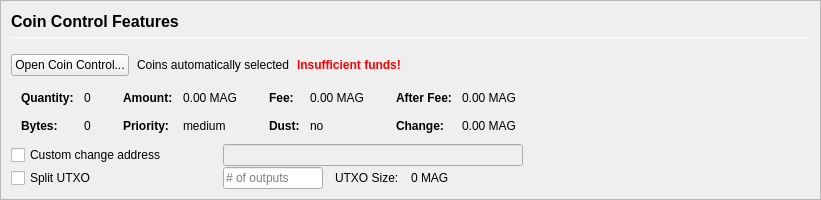
         <widget class="QFrame" name="frameCoinControl">
          <property name="sizePolicy">
           <sizepolicy hsizetype="Expanding" vsizetype="Expanding">
            <horstretch>0</horstretch>
            <verstretch>0</verstretch>
           </sizepolicy>
          </property>
          <property name="maximumSize">
           <size>
            <width>16777215</width>
            <height>16777215</height>
           </size>
          </property>
          <property name="frameShape">
           <enum>QFrame::StyledPanel</enum>
          </property>
          <property name="frameShadow">
           <enum>QFrame::Sunken</enum>
          </property>
          <layout class="QVBoxLayout" name="verticalLayoutCoinControl2">
           <property name="spacing">
            <number>0</number>
           </property>
           <property name="leftMargin">
            <number>0</number>
           </property>
           <property name="topMargin">
            <number>0</number>
           </property>
           <property name="rightMargin">
            <number>0</number>
           </property>
           <property name="bottomMargin">
            <number>0</number>
           </property>
           <item>
            <widget class="QFrame" name="frameCoinControl_BG">
             <layout class="QVBoxLayout" name="verticalLayoutCoinControl" stretch="0,0,0,0,0,0">
              <property name="spacing">
               <number>1</number>
              </property>
              <property name="leftMargin">
               <number>10</number>
              </property>
              <property name="topMargin">
               <number>10</number>
              </property>
              <item>
               <layout class="QHBoxLayout" name="horizontalLayoutCoinControl1">
                <property name="bottomMargin">
                 <number>15</number>
                </property>
                <item>
                 <layout class="QVBoxLayout" name="verticalLayout_3">
                  <property name="spacing">
                   <number>6</number>
                  </property>
                  <item>
                   <widget class="QLabel" name="labelCoinControlFeatures">
                    <property name="sizePolicy">
                     <sizepolicy hsizetype="Preferred" vsizetype="Maximum">
                      <horstretch>0</horstretch>
                      <verstretch>0</verstretch>
                     </sizepolicy>
                    </property>
                    <property name="minimumSize">
                     <size>
                      <width>0</width>
                      <height>20</height>
                     </size>
                    </property>
                    <property name="font">
                     <font>
                      <pointsize>12</pointsize>
                      <weight>75</weight>
                      <bold>true</bold>
                     </font>
                    </property>
                    <property name="styleSheet">
                     <string notr="true">font-weight:bold;</string>
                    </property>
                    <property name="text">
                     <string>Coin Control Features</string>
                    </property>
                   </widget>
                  </item>
                  <item>
                   <widget class="Line" name="line">
                    <property name="minimumSize">
                     <size>
                      <width>0</width>
                      <height>1</height>
                     </size>
                    </property>
                    <property name="maximumSize">
                     <size>
                      <width>16777215</width>
                      <height>1</height>
                     </size>
                    </property>
                    <property name="orientation">
                     <enum>Qt::Horizontal</enum>
                    </property>
                   </widget>
                  </item>
                 </layout>
                </item>
               </layout>
              </item>
              <item>
               <layout class="QHBoxLayout" name="horizontalLayoutCoinControl2" stretch="0,0,0,0">
                <property name="spacing">
                 <number>8</number>
                </property>
                <property name="bottomMargin">
                 <number>10</number>
                </property>
                <item>
                 <widget class="QPushButton" name="pushButtonCoinControl">
                  <property name="styleSheet">
                   <string notr="true"/>
                  </property>
                  <property name="text">
                   <string>Open Coin Control...</string>
                  </property>
                  <property name="autoDefault">
                   <bool>false</bool>
                  </property>
                 </widget>
                </item>
                <item>
                 <widget class="QLabel" name="labelCoinControlAutomaticallySelected">
                  <property name="text">
                   <string>Coins automatically selected</string>
                  </property>
                  <property name="margin">
                   <number>5</number>
                  </property>
                 </widget>
                </item>
                <item>
                 <widget class="QLabel" name="labelCoinControlInsuffFunds">
                  <property name="font">
                   <font>
                    <weight>75</weight>
                    <bold>true</bold>
                   </font>
                  </property>
                  <property name="styleSheet">
                   <string notr="true">color:red;font-weight:bold;</string>
                  </property>
                  <property name="text">
                   <string>Insufficient funds!</string>
                  </property>
                  <property name="margin">
                   <number>5</number>
                  </property>
                 </widget>
                </item>
                <item>
                 <spacer name="horizontalSpacerCoinControl">
                  <property name="orientation">
                   <enum>Qt::Horizontal</enum>
                  </property>
                  <property name="sizeHint" stdset="0">
                   <size>
                    <width>40</width>
                    <height>1</height>
                   </size>
                  </property>
                 </spacer>
                </item>
               </layout>
              </item>
              <item>
               <widget class="QWidget" name="widgetCoinControl" native="true">
                <property name="sizePolicy">
                 <sizepolicy hsizetype="Preferred" vsizetype="Preferred">
                  <horstretch>0</horstretch>
                  <verstretch>0</verstretch>
                 </sizepolicy>
                </property>
                <property name="minimumSize">
                 <size>
                  <width>0</width>
                  <height>0</height>
                 </size>
                </property>
                <property name="styleSheet">
                 <string notr="true"/>
                </property>
                <layout class="QHBoxLayout" name="horizontalLayoutCoinControl5">
                 <property name="leftMargin">
                  <number>0</number>
                 </property>
                 <property name="topMargin">
                  <number>0</number>
                 </property>
                 <property name="rightMargin">
                  <number>0</number>
                 </property>
                 <property name="bottomMargin">
                  <number>0</number>
                 </property>
                 <item>
                  <layout class="QHBoxLayout" name="horizontalLayoutCoinControl3" stretch="0,0,0,1">
                   <property name="spacing">
                    <number>20</number>
                   </property>
                   <property name="topMargin">
                    <number>0</number>
                   </property>
                   <property name="bottomMargin">
                    <number>10</number>
                   </property>
                   <item>
                    <layout class="QFormLayout" name="formLayoutCoinControl1">
                     <property name="horizontalSpacing">
                      <number>10</number>
                     </property>
                     <property name="verticalSpacing">
                      <number>14</number>
                     </property>
                     <property name="leftMargin">
                      <number>10</number>
                     </property>
                     <property name="topMargin">
                      <number>4</number>
                     </property>
                     <property name="rightMargin">
                      <number>6</number>
                     </property>
                     <item row="0" column="0">
                      <widget class="QLabel" name="labelCoinControlQuantityText">
                       <property name="font">
                        <font>
                         <weight>75</weight>
                         <bold>true</bold>
                        </font>
                       </property>
                       <property name="text">
                        <string>Quantity:</string>
                       </property>
                       <property name="margin">
                        <number>0</number>
                       </property>
                      </widget>
                     </item>
                     <item row="0" column="1">
                      <widget class="QLabel" name="labelCoinControlQuantity">
                       <property name="cursor">
                        <cursorShape>IBeamCursor</cursorShape>
                       </property>
                       <property name="contextMenuPolicy">
                        <enum>Qt::ActionsContextMenu</enum>
                       </property>
                       <property name="text">
                        <string notr="true">0</string>
                       </property>
                       <property name="margin">
                        <number>0</number>
                       </property>
                       <property name="textInteractionFlags">
                        <set>Qt::LinksAccessibleByMouse|Qt::TextSelectableByKeyboard|Qt::TextSelectableByMouse</set>
                       </property>
                      </widget>
                     </item>
                     <item row="1" column="0">
                      <widget class="QLabel" name="labelCoinControlBytesText">
                       <property name="font">
                        <font>
                         <weight>75</weight>
                         <bold>true</bold>
                        </font>
                       </property>
                       <property name="text">
                        <string>Bytes:</string>
                       </property>
                      </widget>
                     </item>
                     <item row="1" column="1">
                      <widget class="QLabel" name="labelCoinControlBytes">
                       <property name="cursor">
                        <cursorShape>IBeamCursor</cursorShape>
                       </property>
                       <property name="contextMenuPolicy">
                        <enum>Qt::ActionsContextMenu</enum>
                       </property>
                       <property name="text">
                        <string notr="true">0</string>
                       </property>
                       <property name="textInteractionFlags">
                        <set>Qt::LinksAccessibleByMouse|Qt::TextSelectableByKeyboard|Qt::TextSelectableByMouse</set>
                       </property>
                      </widget>
                     </item>
                    </layout>
                   </item>
                   <item>
                    <layout class="QFormLayout" name="formLayoutCoinControl2">
                     <property name="horizontalSpacing">
                      <number>10</number>
                     </property>
                     <property name="verticalSpacing">
                      <number>14</number>
                     </property>
                     <property name="leftMargin">
                      <number>6</number>
                     </property>
                     <property name="topMargin">
                      <number>4</number>
                     </property>
                     <property name="rightMargin">
                      <number>6</number>
                     </property>
                     <item row="0" column="0">
                      <widget class="QLabel" name="labelCoinControlAmountText">
                       <property name="font">
                        <font>
                         <weight>75</weight>
                         <bold>true</bold>
                        </font>
                       </property>
                       <property name="text">
                        <string>Amount:</string>
                       </property>
                       <property name="margin">
                        <number>0</number>
                       </property>
                      </widget>
                     </item>
                     <item row="0" column="1">
                      <widget class="QLabel" name="labelCoinControlAmount">
                       <property name="cursor">
                        <cursorShape>IBeamCursor</cursorShape>
                       </property>
                       <property name="contextMenuPolicy">
                        <enum>Qt::ActionsContextMenu</enum>
                       </property>
                       <property name="text">
                        <string notr="true">0.00 MAG</string>
                       </property>
                       <property name="textInteractionFlags">
                        <set>Qt::LinksAccessibleByMouse|Qt::TextSelectableByKeyboard|Qt::TextSelectableByMouse</set>
                       </property>
                      </widget>
                     </item>
                     <item row="1" column="0">
                      <widget class="QLabel" name="labelCoinControlPriorityText">
                       <property name="font">
                        <font>
                         <weight>75</weight>
                         <bold>true</bold>
                        </font>
                       </property>
                       <property name="text">
                        <string>Priority:</string>
                       </property>
                      </widget>
                     </item>
                     <item row="1" column="1">
                      <widget class="QLabel" name="labelCoinControlPriority">
                       <property name="cursor">
                        <cursorShape>IBeamCursor</cursorShape>
                       </property>
                       <property name="contextMenuPolicy">
                        <enum>Qt::ActionsContextMenu</enum>
                       </property>
                       <property name="text">
                        <string>medium</string>
                       </property>
                       <property name="textInteractionFlags">
                        <set>Qt::LinksAccessibleByMouse|Qt::TextSelectableByKeyboard|Qt::TextSelectableByMouse</set>
                       </property>
                      </widget>
                     </item>
                    </layout>
                   </item>
                   <item>
                    <layout class="QFormLayout" name="formLayoutCoinControl3">
                     <property name="horizontalSpacing">
                      <number>10</number>
                     </property>
                     <property name="verticalSpacing">
                      <number>14</number>
                     </property>
                     <property name="leftMargin">
                      <number>6</number>
                     </property>
                     <property name="topMargin">
                      <number>4</number>
                     </property>
                     <property name="rightMargin">
                      <number>6</number>
                     </property>
                     <item row="0" column="0">
                      <widget class="QLabel" name="labelCoinControlFeeText">
                       <property name="font">
                        <font>
                         <weight>75</weight>
                         <bold>true</bold>
                        </font>
                       </property>
                       <property name="text">
                        <string>Fee:</string>
                       </property>
                       <property name="margin">
                        <number>0</number>
                       </property>
                      </widget>
                     </item>
                     <item row="0" column="1">
                      <widget class="QLabel" name="labelCoinControlFee">
                       <property name="cursor">
                        <cursorShape>IBeamCursor</cursorShape>
                       </property>
                       <property name="contextMenuPolicy">
                        <enum>Qt::ActionsContextMenu</enum>
                       </property>
                       <property name="text">
                        <string notr="true">0.00 MAG</string>
                       </property>
                       <property name="textInteractionFlags">
                        <set>Qt::LinksAccessibleByMouse|Qt::TextSelectableByKeyboard|Qt::TextSelectableByMouse</set>
                       </property>
                      </widget>
                     </item>
                     <item row="1" column="0">
                      <widget class="QLabel" name="labelCoinControlLowOutputText">
                       <property name="font">
                        <font>
                         <weight>75</weight>
                         <bold>true</bold>
                        </font>
                       </property>
                       <property name="text">
                        <string>Dust:</string>
                       </property>
                      </widget>
                     </item>
                     <item row="1" column="1">
                      <widget class="QLabel" name="labelCoinControlLowOutput">
                       <property name="cursor">
                        <cursorShape>IBeamCursor</cursorShape>
                       </property>
                       <property name="contextMenuPolicy">
                        <enum>Qt::ActionsContextMenu</enum>
                       </property>
                       <property name="text">
                        <string>no</string>
                       </property>
                       <property name="textInteractionFlags">
                        <set>Qt::LinksAccessibleByMouse|Qt::TextSelectableByKeyboard|Qt::TextSelectableByMouse</set>
                       </property>
                      </widget>
                     </item>
                    </layout>
                   </item>
                   <item>
                    <layout class="QFormLayout" name="formLayoutCoinControl4">
                     <property name="horizontalSpacing">
                      <number>10</number>
                     </property>
                     <property name="verticalSpacing">
                      <number>14</number>
                     </property>
                     <property name="leftMargin">
                      <number>6</number>
                     </property>
                     <property name="topMargin">
                      <number>4</number>
                     </property>
                     <property name="rightMargin">
                      <number>6</number>
                     </property>
                     <item row="0" column="0">
                      <widget class="QLabel" name="labelCoinControlAfterFeeText">
                       <property name="font">
                        <font>
                         <weight>75</weight>
                         <bold>true</bold>
                        </font>
                       </property>
                       <property name="text">
                        <string>After Fee:</string>
                       </property>
                       <property name="margin">
                        <number>0</number>
                       </property>
                      </widget>
                     </item>
                     <item row="0" column="1">
                      <widget class="QLabel" name="labelCoinControlAfterFee">
                       <property name="cursor">
                        <cursorShape>IBeamCursor</cursorShape>
                       </property>
                       <property name="contextMenuPolicy">
                        <enum>Qt::ActionsContextMenu</enum>
                       </property>
                       <property name="text">
                        <string notr="true">0.00 MAG</string>
                       </property>
                       <property name="textInteractionFlags">
                        <set>Qt::LinksAccessibleByMouse|Qt::TextSelectableByKeyboard|Qt::TextSelectableByMouse</set>
                       </property>
                      </widget>
                     </item>
                     <item row="1" column="0">
                      <widget class="QLabel" name="labelCoinControlChangeText">
                       <property name="font">
                        <font>
                         <weight>75</weight>
                         <bold>true</bold>
                        </font>
                       </property>
                       <property name="text">
                        <string>Change:</string>
                       </property>
                      </widget>
                     </item>
                     <item row="1" column="1">
                      <widget class="QLabel" name="labelCoinControlChange">
                       <property name="cursor">
                        <cursorShape>IBeamCursor</cursorShape>
                       </property>
                       <property name="contextMenuPolicy">
                        <enum>Qt::ActionsContextMenu</enum>
                       </property>
                       <property name="text">
                        <string notr="true">0.00 MAG</string>
                       </property>
                       <property name="textInteractionFlags">
                        <set>Qt::LinksAccessibleByMouse|Qt::TextSelectableByKeyboard|Qt::TextSelectableByMouse</set>
                       </property>
                      </widget>
                     </item>
                    </layout>
                   </item>
                  </layout>
                 </item>
                </layout>
               </widget>
              </item>
              <item>
               <layout class="QHBoxLayout" name="horizontalLayoutCoinControl4">
                <property name="spacing">
                 <number>12</number>
                </property>
                <property name="sizeConstraint">
                 <enum>QLayout::SetDefaultConstraint</enum>
                </property>
                <property name="topMargin">
                 <number>0</number>
                </property>
                <property name="rightMargin">
                 <number>0</number>
                </property>
                <item>
                 <widget class="QCheckBox" name="checkBoxCoinControlChange">
                  <property name="sizePolicy">
                   <sizepolicy hsizetype="Preferred" vsizetype="Preferred">
                    <horstretch>0</horstretch>
                    <verstretch>0</verstretch>
                   </sizepolicy>
                  </property>
                  <property name="minimumSize">
                   <size>
                    <width>200</width>
                    <height>0</height>
                   </size>
                  </property>
                  <property name="maximumSize">
                   <size>
                    <width>200</width>
                    <height>16777215</height>
                   </size>
                  </property>
                  <property name="toolTip">
                   <string>If this is activated, but the change address is empty or invalid, change will be sent to a newly generated address.</string>
                  </property>
                  <property name="text">
                   <string>Custom change address</string>
                  </property>
                 </widget>
                </item>
                <item>
                 <widget class="QValidatedLineEdit" name="lineEditCoinControlChange">
                  <property name="enabled">
                   <bool>false</bool>
                  </property>
                  <property name="sizePolicy">
                   <sizepolicy hsizetype="Preferred" vsizetype="Preferred">
                    <horstretch>0</horstretch>
                    <verstretch>0</verstretch>
                   </sizepolicy>
                  </property>
                  <property name="minimumSize">
                   <size>
                    <width>300</width>
                    <height>0</height>
                   </size>
                  </property>
                 </widget>
                </item>
                <item>
                 <widget class="QLabel" name="labelCoinControlChangeLabel">
                  <property name="sizePolicy">
                   <sizepolicy hsizetype="Preferred" vsizetype="Preferred">
                    <horstretch>0</horstretch>
                    <verstretch>0</verstretch>
                   </sizepolicy>
                  </property>
                  <property name="minimumSize">
                   <size>
                    <width>100</width>
                    <height>0</height>
                   </size>
                  </property>
                  <property name="text">
                   <string/>
                  </property>
                  <property name="margin">
                   <number>3</number>
                  </property>
                 </widget>
                </item>
               </layout>
              </item>
              <item>
               <layout class="QHBoxLayout" name="horizontalLayoutCoinControl6">
                <property name="spacing">
                 <number>12</number>
                </property>
                <property name="rightMargin">
                 <number>0</number>
                </property>
                <item>
                 <widget class="QCheckBox" name="splitBlockCheckBox">
                  <property name="sizePolicy">
                   <sizepolicy hsizetype="Preferred" vsizetype="Preferred">
                    <horstretch>0</horstretch>
                    <verstretch>0</verstretch>
                   </sizepolicy>
                  </property>
                  <property name="minimumSize">
                   <size>
                    <width>200</width>
                    <height>0</height>
                   </size>
                  </property>
                  <property name="maximumSize">
                   <size>
                    <width>200</width>
                    <height>16777215</height>
                   </size>
                  </property>
                  <property name="text">
                   <string>Split UTXO</string>
                  </property>
                 </widget>
                </item>
                <item>
                 <widget class="QLineEdit" name="splitBlockLineEdit">
                  <property name="sizePolicy">
                   <sizepolicy hsizetype="Preferred" vsizetype="Preferred">
                    <horstretch>50</horstretch>
                    <verstretch>0</verstretch>
                   </sizepolicy>
                  </property>
                  <property name="minimumSize">
                   <size>
                    <width>100</width>
                    <height>0</height>
                   </size>
                  </property>
                  <property name="maximumSize">
                   <size>
                    <width>100</width>
                    <height>16777215</height>
                   </size>
                  </property>
                  <property name="placeholderText">
                   <string># of outputs</string>
                  </property>
                 </widget>
                </item>
                <item>
                 <widget class="QLabel" name="labelBlockSizeText">
                  <property name="text">
                   <string>UTXO Size:</string>
                  </property>
                 </widget>
                </item>
                <item>
                 <widget class="QLabel" name="labelBlockSize">
                  <property name="text">
                   <string>0 MAG</string>
                  </property>
                 </widget>
                </item>
                <item>
                 <spacer name="horizontalSpacer_7">
                  <property name="orientation">
                   <enum>Qt::Horizontal</enum>
                  </property>
                  <property name="sizeHint" stdset="0">
                   <size>
                    <width>40</width>
                    <height>20</height>
                   </size>
                  </property>
                 </spacer>
                </item>
               </layout>
              </item>
              <item>
               <spacer name="verticalSpacerCoinControl">
                <property name="orientation">
                 <enum>Qt::Vertical</enum>
                </property>
                <property name="sizeHint" stdset="0">
                 <size>
                  <width>800</width>
                  <height>1</height>
                 </size>
                </property>
               </spacer>
              </item>
             </layout>
            </widget>
           </item>
          </layout>
         </widget>
